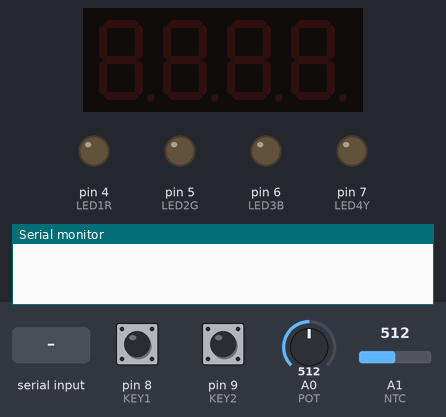
Recording of a sketch running on a simulated Arduino Uno, built with avr-gcc and run on an emulated ATmega328P. Shown: 4-digit seven-segment display, output pins drawn as LEDs (lit = HIGH), the last lines printed to the serial monitor. The inputs (shaded band) are chosen by the test bench; at power-on: pin 8 (KEY1) HIGH, pin 9 (KEY2) HIGH, A0 (POT) = 512, A1 (NTC) = 512.

Above: at 1.2 s.
1.3 s: pin 8 (KEY1) pulled LOW for 0.15 s
2.9 s: pin 9 (KEY2) pulled LOW for 0.15 s
At 3.3 s:
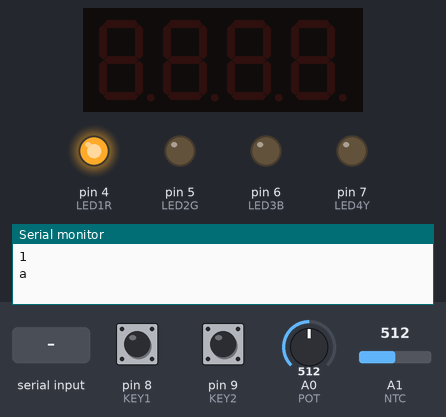
4.5 s: pin 8 (KEY1) pulled LOW for 1 s
At 4.9 s:
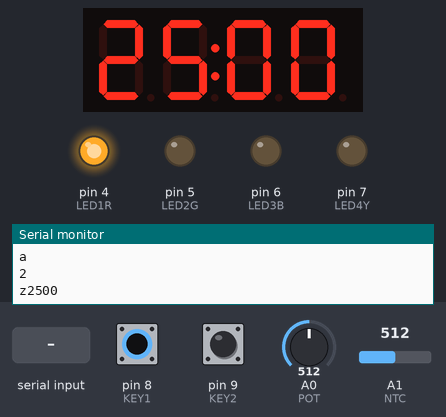
7.0 s: A0 (POT) set to 534
8.5 s: A0 (POT) set to 557
At 8.9 s:
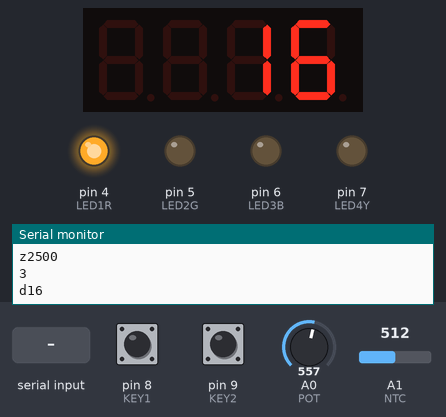
10.0 s: "r" received over Serial
At 12.0 s:
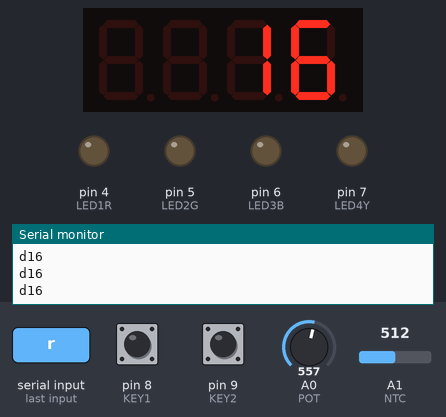
Timing chart, 0 to 13.5 s (numbered marks = the images above; inputs shaded):
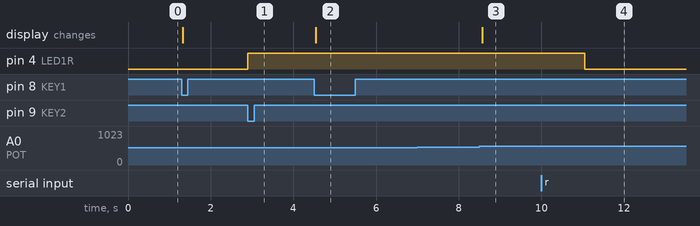

Measured:
- after the input at 2.9 s, pin 4 (LED1R): LOW → HIGH at once
- after the input at 4.5 s, the display: changes after 0.05 s (image 2)
- after the input at 7.0 s, every drawn part: stays the same
- after the input at 8.5 s, the display: changes after 0.07 s (image 3)
- after the input at 10.0 s, pin 4 (LED1R): HIGH → LOW after 1.1 s

The sketch:

Nursing_Bed_Alarm.ino
```cpp
#include "TM1637Display.h"
const int KEY2 = 9;
const int KEY1 = 8;
const int POT = A0;
const int NTC = A1;
const int LED1R = 4;
const int LED2G = 5;
const int LED3B = 6;
const int LED4Y = 7;
const int BUZZER = 3;
const int DISPLAYCLK = 10;
const int DISPLAYDIO = 11;
const int NTC_R25 = 10000; // the resistance of the NTC at 25'C is 10k ohm copy-paste from example
const int NTC_MATERIAL_CONSTANT = 3950; // value provided by manufacturer copy-paste from example


unsigned long long debounceTimer, sendTempTimer, sendDegrTimer = 0;

bool key1State, key1OldState, key1Click, key2State, key2OldState, key2Click = true;

TM1637Display display(DISPLAYCLK, DISPLAYDIO);

int modeCounter = 0;
String textRead;
int hourWithDot;
int degreesChairOldMapped;
int degreesChairMapped;
int degreesChair;

void setup()
{
  // put your setup code here, to run once:
  Serial.begin(9600);
  pinMode(NTC, INPUT);
  pinMode(LED1R, OUTPUT);
  pinMode(LED2G, OUTPUT);
  pinMode(LED3B, OUTPUT);
  pinMode(LED4Y, OUTPUT);
  pinMode(KEY1, INPUT_PULLUP);
  pinMode(KEY2, INPUT_PULLUP);
  pinMode(POT, INPUT);
  debounceTimer = millis();
  display.clear();
  display.setBrightness(7);
  sendTempTimer, sendDegrTimer = millis();

}

float get_temperature()  // copy-paste from richshield example
{
  float temperature, resistance;
  int value;
  value = analogRead(NTC);
  resistance   = (float)value * NTC_R25 / (1024 - value); // Calculate resistance
  /* Calculate the temperature according to the following formula. */
  temperature  = 1 / (log(resistance / NTC_R25) / NTC_MATERIAL_CONSTANT + 1 / 298.15) - 273.15;
  return temperature;
}


void CheckForMode3()
{
  degreesChairOldMapped = map(degreesChair, 10, 1010, 0, 30);
  delay(100);
  degreesChairMapped = map(analogRead(POT), 10, 1010, 0, 30);

  if (degreesChairOldMapped != degreesChairMapped)
  {
    degreesChairOldMapped = degreesChairMapped;
    Serial.println("3");
    modeCounter = 3;
  }
}

void loop()
{
  if (millis() - debounceTimer < 50)          //Debounce method
  {
    return;
  }
  else
  {
    debounceTimer = millis();
  }
  //--------------------------------------------------------------
  key1State = digitalRead(KEY1);
  key2State = digitalRead(KEY2);
  //-------------------------------------------------------------
  if (key1State != key1OldState)        //StateChange Machine KEY1
  {
    key1OldState = key1State;
    key1Click = true;
  }
  else
  {
    key1Click = false;
  }
  //------------------------------------------------------------
  if (key2State != key2OldState)        //StateChange Machine KEY2
  {
    key2OldState = key2State;
    key2Click = true;
  }
  else
  {
    key2Click = false;
  }
  //-----------------------------------------------------------
  if (key1Click && !key1State)      //Making KEY1 Click do something
  {
    modeCounter++;
    if (modeCounter > 3)
      modeCounter = 1;
    switch (modeCounter)
    {
      case 1:
        display.clear();
        Serial.println("1");

        break;
      case 2:
        display.clear();
        Serial.println("2");
        break;
      case 3:
        display.clear();
        Serial.println("3");
        break;
    }

  }
  //--------------------------------------------------------------
  if (key2Click && !key2State)      //Making KEY2 Click do something
  {
    Serial.flush();
    Serial.println('a');
    digitalWrite(LED1R, HIGH);
  }
  //----------------------------------------------------------------
  if (Serial.available() > 0)            //Reading Serial
  {
    textRead = Serial.readString();
    textRead.trim();
    if (textRead == "r")
    {
      digitalWrite(LED1R, LOW);
    }
  }
  //--------------------------------------------------------------

degreesChair = analogRead(POT);


  switch (modeCounter)                  //Depending on mode, we do smth
  {
    case 1:
      if (textRead[0] == 't')
      {
        String formattedHour = textRead.substring(2);
        hourWithDot = formattedHour.toInt();
        display.showNumberDecEx(hourWithDot, 0b01000000, true);
        CheckForMode3();
        /*int degreesChairOld = degreesChair;
          if(degreesChairOld != analogRead(POT))
          {
          Serial.println("3");
          modeCounter = 3;
          }*/
      }

      break;

    case 2:
      {
        int intTemp = get_temperature() * 100;
        display.showNumberDecEx(intTemp, 0b01000000);

        if ((millis() - sendTempTimer > 2000))
        {
          Serial.flush();
          Serial.println("z" + String(intTemp));
          sendTempTimer = millis();
        }
        CheckForMode3();
        /*int degreesChairOld = degreesChair;
          degreesChair = analogRead(POT);

          if(degreesChairOld != degreesChair)
          {
          Serial.println("3");
          modeCounter = 3;
          }*/
      }
      break;

    case 3:
      {
        int degreesChairMapped = map(degreesChair, 0, 1010, 0, 30);
        display.showNumberDec(degreesChairMapped);
        if ((millis() - sendDegrTimer > 1000))
        {
          Serial.flush();
          Serial.println("d" + String(degreesChairMapped));
          sendDegrTimer = millis();
        }
      }
      break;
  }


}
```
